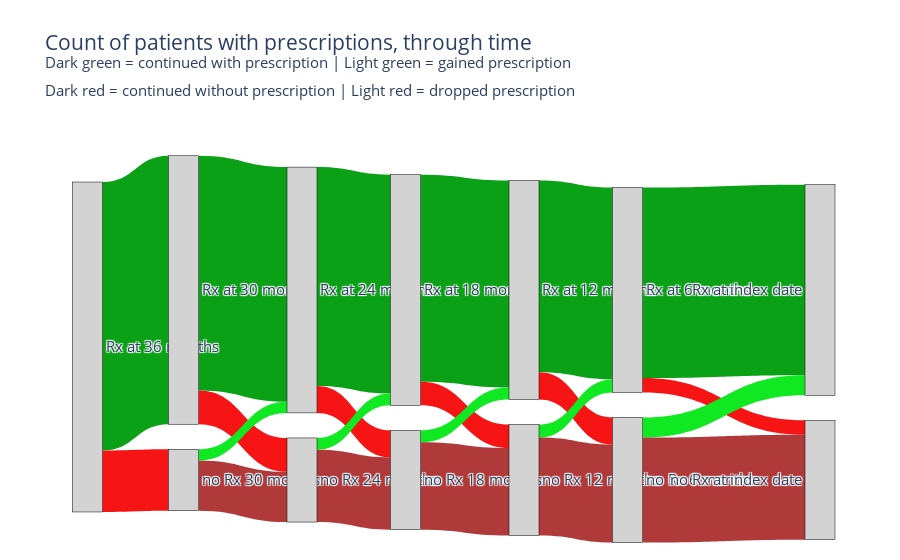

Notebook code cell kept with this figure:
### Markdown cell above
### Create Sankey.

### Code cell
fig = plotly.graph_objects.Figure(data = [plotly.graph_objects.Sankey(
    node = dict(
      pad = 50,
      thickness = 30,
      line = dict(color = "black", width = 0.5),
      label = myDict['node_label'],
      color = "lightgrey",
      x = [0.01, 0.14, 0.14, 0.3, 0.3, 0.44, 0.44, 0.6, 0.6, 0.74, 0.74, 1.0, 1.0],
      y = [0.65, 0.50, 1.00, 0.5, 1.0, 0.50, 1.00, 0.5, 1.0, 0.50, 1.00, 0.5, 1.0],
    ),
    link = dict(
      source = myDict['link_source'],
      target = myDict['link_target'],
      value = myDict['link_value'],
      color = myDict['link_colour'],
  ))])


fig.update_layout(
    title_text = "Count of patients with prescriptions, through time<br>" +
                 "<sup>Dark green = continued with prescription | Light green = gained prescription</sup><br>" +
                 "<sup>Dark red = continued without prescription | Light red = dropped prescription</sup>"
    ,font_size = 15
)
fig.show()

### Figure 1 — Plotly figure (JSON) as saved in the notebook; plotly's stock layout.template omitted (floating-point values rounded to 4 significant figures)
{"data": [{"link": {"color": ["#0aa116", "#f71414", "#0aa116", "#f71414", "#10e822", "#b03a3a", "#0aa116", "#f71414", "#10e822", "#b03a3a", "#0aa116", "#f71414", "#10e822", "#b03a3a", "#0aa116", "#f71414", "#10e822", "#b03a3a", "#0aa116", "#f71414", "#10e822", "#b03a3a"], "source": [0, 0, 1, 1, 2, 2, 3, 3, 4, 4, 5, 5, 6, 6, 7, 7, 8, 8, 9, 9, 10, 10], "target": [1, 2, 3, 4, 3, 4, 5, 6, 5, 6, 7, 8, 7, 8, 9, 10, 9, 10, 11, 12, 11, 12], "value": [45550, 10430, 39810, 5740, 1890, 8530, 37120, 4580, 2000, 12270, 35120, 4010, 2030, 14820, 32550, 4590, 2220, 16620, 32320, 2450, 3410, 17800]}, "node": {"color": "lightgrey", "label": ["Rx at 36 months", "Rx at 30 months", "no Rx 30 months", "Rx at 24 months", "no Rx 24 months", "Rx at 18 months", "no Rx 18 months", "Rx at 12 months", "no Rx 12 months", "Rx at 6 months", "no Rx 6 months", "Rx at index date", "no Rx at index date"], "line": {"color": "black", "width": 0.5}, "pad": 50, "thickness": 30, "x": [0.01, 0.14, 0.14, 0.3, 0.3, 0.44, 0.44, 0.6, 0.6, 0.74, 0.74, 1, 1], "y": [0.65, 0.5, 1, 0.5, 1, 0.5, 1, 0.5, 1, 0.5, 1, 0.5, 1]}, "type": "sankey"}], "layout": {"autosize": true, "font": {"size": 15}, "title": {"text": "Count of patients with prescriptions, through time<br><sup>Dark green = continued with prescription | Light green = gained prescription</sup><br><sup>Dark red = continued without prescription | Light red = dropped prescription</sup>"}}}
